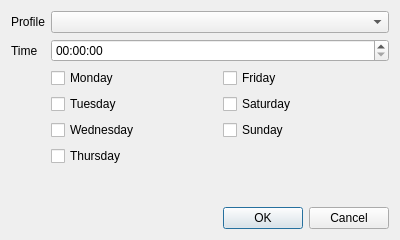
<?xml version="1.0" encoding="UTF-8"?>
<ui version="4.0">
 <class>TriggerEdit</class>
 <widget class="QDialog" name="TriggerEdit">
  <property name="geometry">
   <rect>
    <x>0</x>
    <y>0</y>
    <width>400</width>
    <height>240</height>
   </rect>
  </property>
  <property name="windowTitle">
   <string>Dialog</string>
  </property>
  <layout class="QGridLayout" name="gridLayout" columnstretch="0,1,1">
   <item row="0" column="0">
    <widget class="QLabel" name="label">
     <property name="text">
      <string>Profile</string>
     </property>
    </widget>
   </item>
   <item row="0" column="1" colspan="2">
    <widget class="QComboBox" name="profile"/>
   </item>
   <item row="1" column="0">
    <widget class="QLabel" name="label_2">
     <property name="text">
      <string>Time</string>
     </property>
    </widget>
   </item>
   <item row="1" column="1" colspan="2">
    <widget class="QTimeEdit" name="time"/>
   </item>
   <item row="2" column="1">
    <widget class="QCheckBox" name="monday">
     <property name="text">
      <string>Monday</string>
     </property>
    </widget>
   </item>
   <item row="2" column="2">
    <widget class="QCheckBox" name="friday">
     <property name="text">
      <string>Friday</string>
     </property>
    </widget>
   </item>
   <item row="3" column="1">
    <widget class="QCheckBox" name="tuesday">
     <property name="text">
      <string>Tuesday</string>
     </property>
    </widget>
   </item>
   <item row="3" column="2">
    <widget class="QCheckBox" name="saturday">
     <property name="text">
      <string>Saturday</string>
     </property>
    </widget>
   </item>
   <item row="4" column="1">
    <widget class="QCheckBox" name="wednesday">
     <property name="text">
      <string>Wednesday</string>
     </property>
    </widget>
   </item>
   <item row="4" column="2">
    <widget class="QCheckBox" name="sunday">
     <property name="text">
      <string>Sunday</string>
     </property>
    </widget>
   </item>
   <item row="5" column="1">
    <widget class="QCheckBox" name="thursday">
     <property name="text">
      <string>Thursday</string>
     </property>
    </widget>
   </item>
   <item row="6" column="1">
    <spacer name="verticalSpacer">
     <property name="orientation">
      <enum>Qt::Vertical</enum>
     </property>
     <property name="sizeHint" stdset="0">
      <size>
       <width>20</width>
       <height>0</height>
      </size>
     </property>
    </spacer>
   </item>
   <item row="7" column="0" colspan="3">
    <widget class="QDialogButtonBox" name="buttonBox">
     <property name="orientation">
      <enum>Qt::Horizontal</enum>
     </property>
     <property name="standardButtons">
      <set>QDialogButtonBox::Cancel|QDialogButtonBox::Ok</set>
     </property>
    </widget>
   </item>
  </layout>
 </widget>
 <tabstops>
  <tabstop>profile</tabstop>
  <tabstop>time</tabstop>
  <tabstop>monday</tabstop>
  <tabstop>tuesday</tabstop>
  <tabstop>wednesday</tabstop>
  <tabstop>thursday</tabstop>
  <tabstop>friday</tabstop>
  <tabstop>saturday</tabstop>
  <tabstop>sunday</tabstop>
 </tabstops>
 <resources/>
 <connections>
  <connection>
   <sender>buttonBox</sender>
   <signal>accepted()</signal>
   <receiver>TriggerEdit</receiver>
   <slot>accept()</slot>
   <hints>
    <hint type="sourcelabel">
     <x>248</x>
     <y>254</y>
    </hint>
    <hint type="destinationlabel">
     <x>157</x>
     <y>274</y>
    </hint>
   </hints>
  </connection>
  <connection>
   <sender>buttonBox</sender>
   <signal>rejected()</signal>
   <receiver>TriggerEdit</receiver>
   <slot>reject()</slot>
   <hints>
    <hint type="sourcelabel">
     <x>316</x>
     <y>260</y>
    </hint>
    <hint type="destinationlabel">
     <x>286</x>
     <y>274</y>
    </hint>
   </hints>
  </connection>
 </connections>
</ui>
